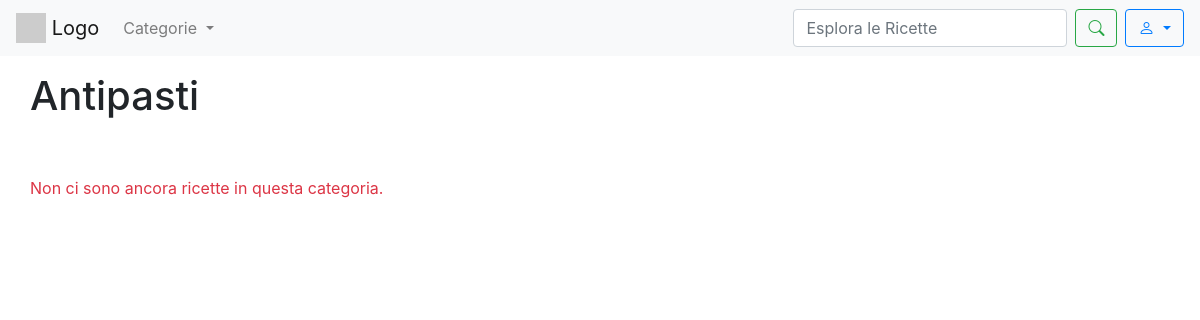
Page /antipasti/ on the earlier database version.
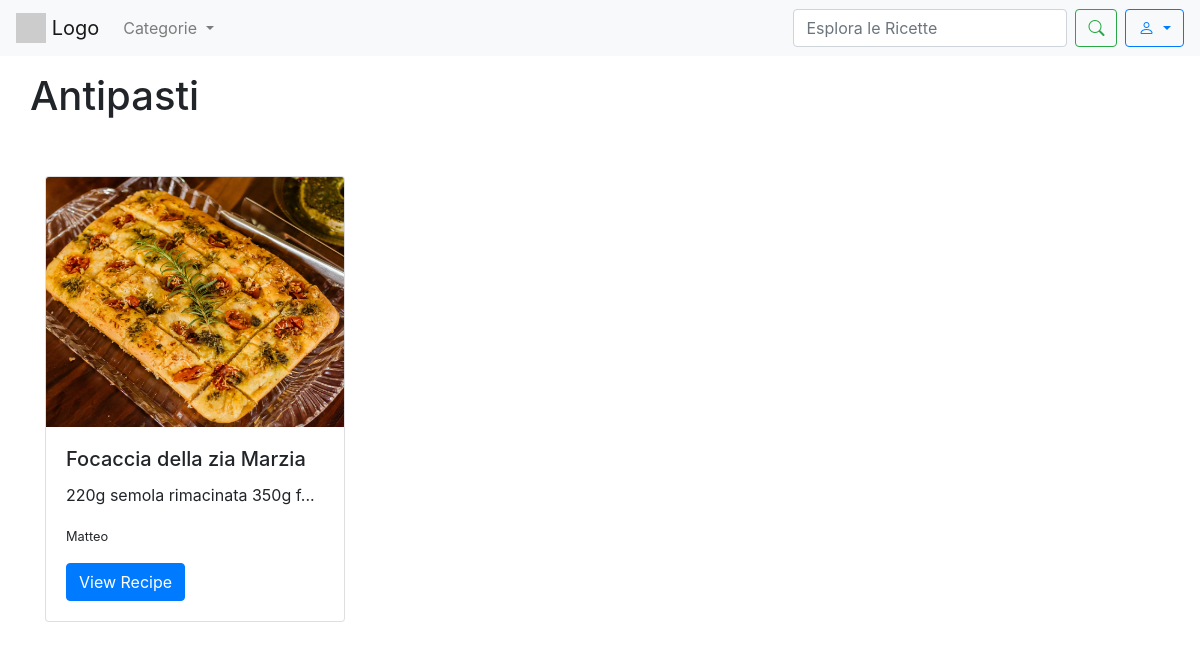
Same page on the later database version.
### sito/models.py (models this page shows, shortened)
class Recipe(models.Model):
    title = models.CharField(max_length=200)
    photo = models.ImageField(upload_to='recipes_photos/', blank=True, null=True)
    preparationtime = models.CharField(help_text="Totale tempo di preparazione (es: 1 hour 30 minutes)", max_length=200,
                                       blank=True, null=True)
    category = models.ForeignKey(Category, on_delete=models.CASCADE)
    user = models.ForeignKey('CustomUser', on_delete=models.CASCADE)
    ingredients = models.TextField()
    instructions = models.TextField()

class CustomUser(AbstractUser):
    profile_image = models.ImageField(upload_to='profile_images/', blank=True, null=True)
    def __str__(self):
        return self.username

### sito/views.py (the view)
# urls.py: path("antipasti/", antipasti, name='antipasti'),
def antipasti(request):
    category = Category.objects.get(name='Antipasti')
    recipes = Recipe.objects.filter(category=category)
    context = {
        'recipes': recipes
    }
    return render(request, 'antipasti.html', context)

### template/antipasti.html (shortened to what this page needs)
<!DOCTYPE html>
{% load static %}
<html lang="it">
<head>
    <link rel="stylesheet" href="https://maxcdn.bootstrapcdn.com/bootstrap/4.5.2/css/bootstrap.min.css">
    <link rel="stylesheet" href="https://cdn.jsdelivr.net/npm/bootstrap-icons/font/bootstrap-icons.css">
</head>
<body>
    <nav class="navbar navbar-expand-lg navbar-light bg-light">
        <a class="navbar-brand" href="{% url 'homepage' %}">
            <img src="https://via.placeholder.com/30" alt="Logo" class="d-inline-block align-top">
            Logo
        </a>
            <ul class="navbar-nav mr-auto">
                <li class="nav-item dropdown">
                  <div class="nav-link dropdown-toggle" role="button" data-toggle="dropdown" aria-expanded="false" id="CategoryDropdown">
                    Categorie
                  </div>
                </li>
            </ul>
            <form class="form-inline my-2 my-lg-0" method="GET" action="{% url 'search' %}">
                <input class="form-control mr-sm-2" type="search" name ="q" placeholder="Esplora le Ricette" aria-label="Search">
                <button class="btn btn-outline-success my-2 my-sm-0" type="submit"><i class="bi bi-search"></i></button>
            </form>
            <div class="dropdown ml-2">
                <button class="btn btn-outline-primary dropdown-toggle" type="button" id="userDropdown" data-toggle="dropdown" aria-haspopup="true" aria-expanded="false">
                    <i class="bi bi-person"></i>
                </button>
            </div>
    </nav>
    <div class="container mt-3">
        <div class="row">
            <h1 class="mx-0">Antipasti</h1>
        </div>
    </div>
    <div class="container py-5">
        <div class="row">
            {% if recipes %}
                    {% for recipe in recipes %}
                    <div class="col-md-4 mb-4">
                        <div class="card mb-3" style="max-width: 300px;">
                                {% if recipe.photo %}
                                <img src=" {{ recipe.photo.url }} " class=" card-img-top rounded-start" alt="foto ricetta" style="max-height: 250px; overflow-y: hidden" >
                                {% else %}
                                <img src="{% static 'images/defaultrecipe.jpg' %}" class="card-img-top rounded-start" alt="foto ricetta" style="max-height: 250px; overflow-y: hidden">
                                {% endif %}
                                <div class="card-body">
                                    <h5 class="card-title">{{ recipe.title }}</h5>
                                    <p class="card-text">{{ recipe.ingredients|slice:":30" }}...</p>
                                    <p class="card-text"><small class="text-body-secondary">{{recipe.user}}</small></p>
                                    <a href="{% url 'recipe_detail' recipe.id %}" class="btn btn-primary">View Recipe</a>
                                </div>
                            </div>
                    </div>
                {% endfor %}
            {% else %}
                <p class="text-danger">Non ci sono ancora ricette in questa categoria. </p>
            {% endif %}
        </div>
    </div>
</body>
</html>

Differences in the rows shown:
added Recipe: photo (picture), title "Focaccia della zia Marzia", ingredients "220g semola rimacinata 350g f", user "Matteo"
Other differences:
text no longer shown: "Non ci sono ancora ricette in questa categoria."
